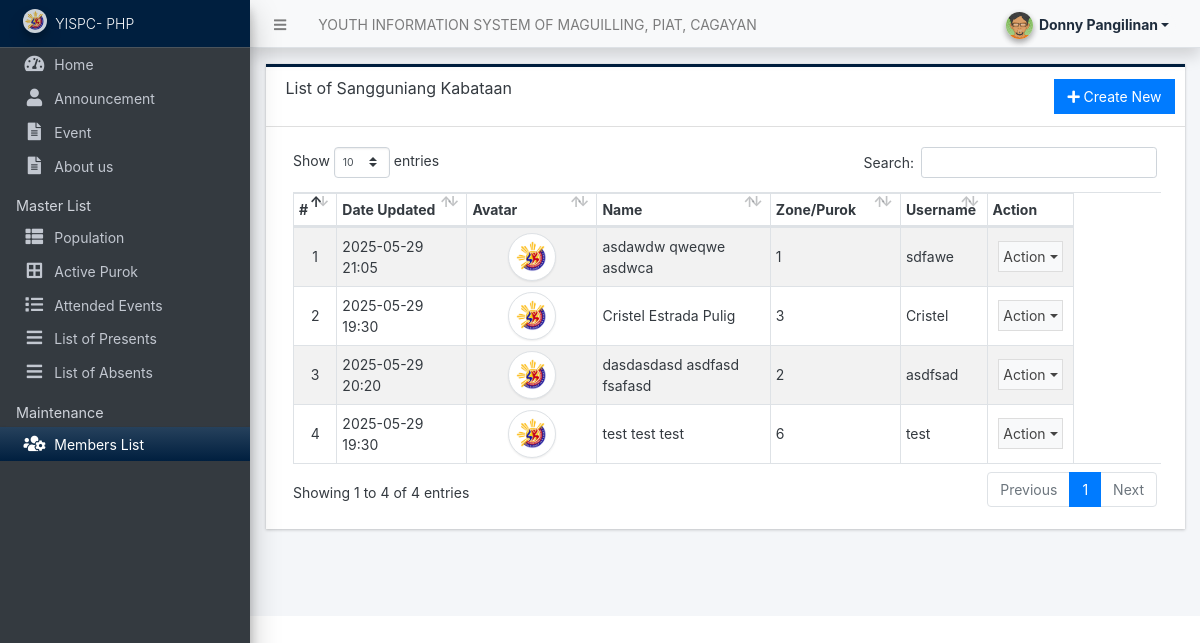
/admin/?page=user/list (signed in), run on an earlier commit of the app's database.
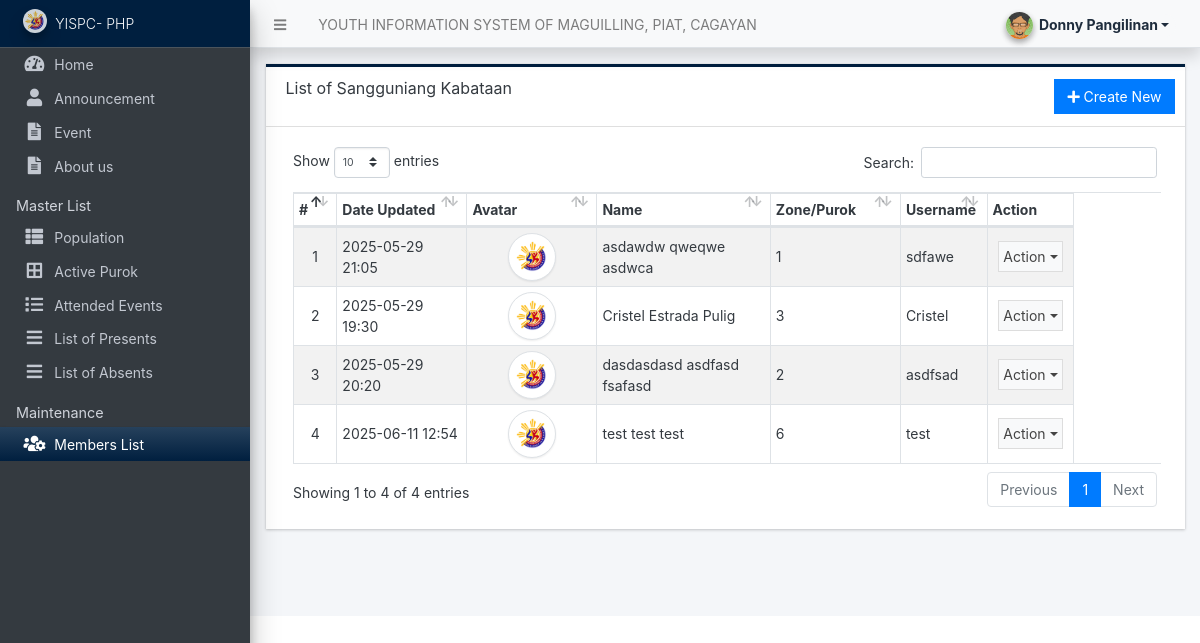
And on a later commit of the database.
### tables this page shows
CREATE TABLE `users` (
  `id` int(50) NOT NULL,
  `firstname` varchar(250) NOT NULL,
  `middlename` text DEFAULT NULL,
  `lastname` varchar(250) NOT NULL,
  `username` text NOT NULL,
  `password` text NOT NULL,
  `security_question` varchar(255) DEFAULT NULL,
  `security_answer` varchar(255) DEFAULT NULL,
  `avatar` text DEFAULT NULL,
  `last_login` datetime DEFAULT NULL,
  `type` tinyint(1) NOT NULL DEFAULT 0,
  `date_added` datetime NOT NULL DEFAULT current_timestamp(),
  `date_updated` datetime DEFAULT current_timestamp() ON UPDATE current_timestamp(),
  `zone` int(1) NOT NULL,
  `birthdate` date DEFAULT NULL,
  `age` int(3) NOT NULL,
  `sex` enum('Male','Female') NOT NULL
);

### classes/DBConnection.php (called while the page is built, shortened)
<?php
class DBConnection{
    private $host = DB_SERVER;
    private $username = DB_USERNAME;
    private $password = DB_PASSWORD;
    private $database = DB_NAME;
    public $conn;
    public function __construct(){
        if (!isset($this->conn)) {
            $this->conn = new mysqli($this->host, $this->username, $this->password, $this->database);
        }
    }
}
?>

### classes/SystemSettings.php (called while the page is built, shortened)
<?php
class SystemSettings extends DBConnection{
	function userdata($field = ''){
		if(!empty($field)){
			if(isset($_SESSION['userdata'][$field]))
				return $_SESSION['userdata'][$field];
			else
				return null;
		}else{
			return false;
		}
	}
	function info($field=''){
		if(!empty($field)){
			if(isset($_SESSION['system_info'][$field]))
				return $_SESSION['system_info'][$field];
			else
				return false;
		}else{
			return false;
		}
	}
}
$_settings = new SystemSettings();
?>

### config.php (called while the page is built, shortened)
<?php
require_once('classes/DBConnection.php');
require_once('classes/SystemSettings.php');
function validate_image($file){
    global $_settings;
	if(!empty($file)){
        $ex = explode("?",$file);
        $file = $ex[0];
        $ts = isset($ex[1]) ? "?".$ex[1] : '';
		if(is_file(base_app.$file)){
			return base_url.$file.$ts;
		}else{
			return base_url.($_settings->info('logo'));
		}
	}else{
		return base_url.($_settings->info('logo'));
	}
}
?>

### admin/user/list.php (the view, shortened to what this page needs)
<div class="card card-outline rounded-0 card-navy">
	<div class="card-header">
		<h3 class="card-title">List of Sangguniang Kabataan</h3>
		<div class="card-tools">
			<a href="./?page=user/manage_user" id="create_new" class="btn btn-flat btn-primary"><span class="fas fa-plus"></span>  Create New</a>
		</div>
	</div>
	<div class="card-body">
        <div class="container-fluid">
			<table class="table table-hover table-striped table-bordered" id="list">
				<colgroup>
					<col width="5%">
					<col width="15%">
					<col width="15%">
					<col width="20%">
					<col width="15%">
					<col width="10%">
					<col width="10%">
					<col width="10%">
				</colgroup>
				<thead>
					<tr>
						<th>#</th>
						<th>Date Updated</th>
						<th>Avatar</th>
						<th>Name</th>
						<th>Zone/Purok</th>
						<th>Username</th>
						<th>Action</th>
					</tr>
				</thead>
				<tbody>
					<?php
					$i = 1;
					$qry = $conn->query("SELECT *, concat(firstname,' ', coalesce(concat(middlename,' '), '') , lastname) as `name` from `users` where id != '{$_settings->userdata('id')}' order by concat(firstname,' ', lastname) asc ");
					while($row = $qry->fetch_assoc()):
					?>
						<tr>
							<td class="text-center"><?php echo $i++; ?></td>
							<td><?php echo date("Y-m-d H:i",strtotime($row['date_updated'])) ?></td>
							<td class="text-center">
                                <img src="<?= validate_image($row['avatar']) ?>" alt="" class="img-thumbnail rounded-circle user-avatar">
                            </td>
							<td><?php echo $row['name'] ?></td>
							<td><?php echo isset($row['zone']) ? $row['zone'] : 'N/A'; ?></td>
							<td><?php echo $row['username'] ?></td>
							<td align="center">
								 <button type="button" class="btn btn-flat p-1 btn-default btn-sm dropdown-toggle dropdown-icon" data-toggle="dropdown">
				                  		Action
				                  </button>
							</td>
						</tr>
					<?php endwhile; ?>
				</tbody>
			</table>
		</div>
	</div>
</div>

What changed in the data, as far as the page shows it:
changed users "test": date_updated "2025-05-29 19:30" → "2025-06-11 12:54"
